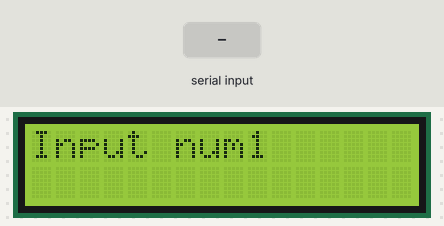
Recording of a sketch running on a simulated Arduino Uno, built with avr-gcc and run on an emulated ATmega328P. Parts: 16×2 character LCD. The test bench sets the inputs (shaded band). What the sketch prints to the serial monitor is not drawn.

Above: at 3.2 s.
3.3 s: "0\n" received over Serial
At 4.6 s:
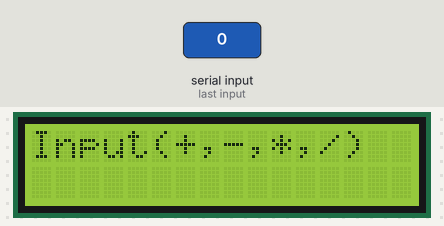
5.8 s: "+" received over Serial
At 7.7 s:
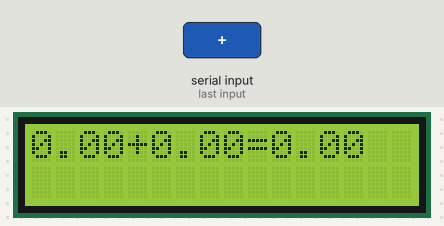
Timing chart, 0 to 9.2 s (numbered marks = the images above; inputs shaded):
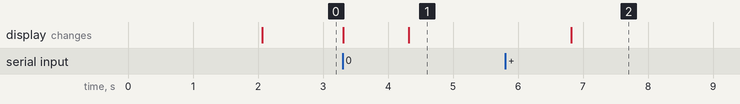

The sketch:

crystal_lcd1.ino
```cpp
#include <LiquidCrystal.h>
int rs=12;
int en=11;
int d4=5;
int d5=4;
int d6=3;
int d7=2;
LiquidCrystal lcd(rs,en,d4,d5,d6,d7);
int seconds =0;

float firstnum;
float secnum;
float ans;

String op;

void setup()
{
  Serial.begin(9600);
  lcd.begin(16, 2); // Set up the number of columns and rows on the LCD.

  // Print a message to the LCD.
  lcd.print("Hello world!");
  delay(2000);

}
void counter(){
  delay(1000);
  lcd.clear();
  lcd.setCursor(0,0);
  lcd.print("Harsh jain");
  delay(1000);
  lcd.setCursor(0,1);
  lcd.print(seconds);
  delay(1000);
  seconds += 1;
  lcd.clear();
  lcd.setCursor(0,0);
  lcd.print("Watch the count");
  for(int j=1;j<=10;j++){
    lcd.setCursor(0,1);
    lcd.print(j);
    delay(500);
  }
}
void calculator(){
  lcd.clear();
  lcd.setCursor(0,0);
  lcd.print("Input num1");
  while(Serial.available()==0){
  Serial.println("enter num1: ");
  };

  firstnum= Serial.parseFloat();

  lcd.clear();
  lcd.setCursor(0,0);
  lcd.print("Input num2");
  while(Serial.available()==0){
  Serial.println("enter num2: ");
  };

  secnum= Serial.parseFloat();

  lcd.clear();
  lcd.setCursor(0,0);
  lcd.print("Input(+,-,*,/)");
  while(Serial.available()==0){
  	Serial.println("Select operator: ");
  };
  op= Serial.readString();
  if(op=="+"){
  	ans=firstnum+secnum;
  }
  if(op=="-"){
  	ans=firstnum-secnum;
  }
  if(op=="*"){
  	ans=firstnum*secnum;
  }
  if(op=="/"){
  	ans=firstnum/secnum;
  }
  lcd.clear();
  lcd.setCursor(0,0);
  lcd.print(firstnum);
  lcd.print(op);
  lcd.print(secnum);
  lcd.print("=");
  lcd.print(ans);
  delay(5000);
  lcd.clear();
}
void loop()
{
  //counter();
  calculator();
}
```

Measured:
- after the input at 3.3 s, the display: first changes at once (image 1 shows a later state)
- after the input at 5.8 s, the display: changes after 1.0 s (image 2)
